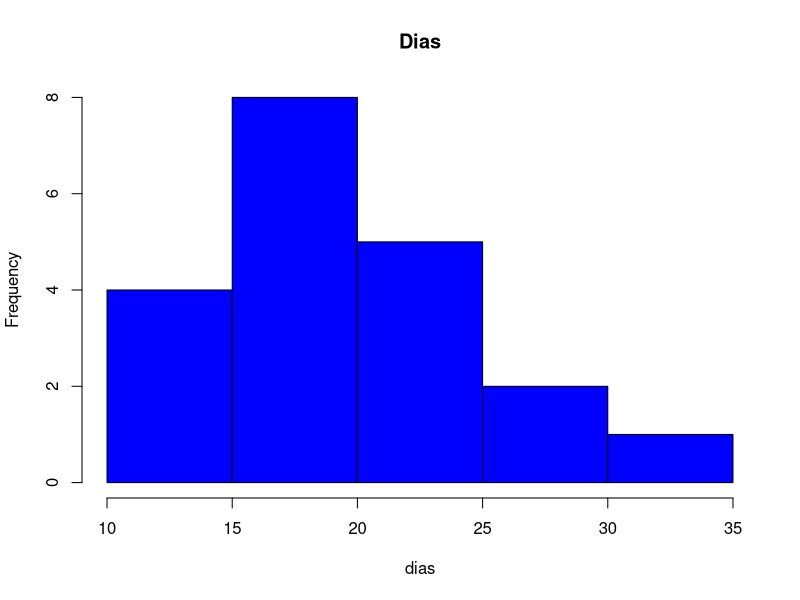

R code for this plot: (Note: this script raises an error after producing the figure.)
#Tarea 1, Estadistica Descriptiva

setwd("C:/Users/danie/Favorites/Programacion/R")

"Ejercicio 1"

dias <- c(11, 12, 13, 14,
          16, 16, 17, 17, 18, 18, 19, 19,
          21, 22, 23, 23, 24,
          27, 29,
          33)

histo = hist(dias, main = "Dias", col = "blue", breaks = 5)
polygon.freq(histo, frequency = 1)
ogive.freq(histo, x="Dias", y="Frecuencias Acum.")


"Ejercico 2"

ventas <- c(2158, 265, 310, 546, 1872, 506, 1253, 950, 1078,
            1084, 501, 668, 1687, 1046, 1624, 1897, 2030, 1602,
            4254, 4651, 4110, 4986, 4681, 5771, 955, 1537, 322,
            30, 1360, 806, 1120, 1106, 996, 619, 634, 1001,
            1311, 1918, 1416, 1895, 1415, 1678, 5587, 5701, 6196,
            6228, 4186, 5757, 138, 120, 934, 2352, 1050, 373,
            829, 1179, 736, 1113, 872, 447, 1236, 2033, 1053,
            1777, 1586, 2302, 5514, 6092, 5478, 6174, 4866, 5031)




#Tendencia Central
media <- mean(ventas)
mediana <- median(ventas)
#Dispersion
varianza <- var(ventas)
desviacion <- sqrt(varianza)
rango <- c("Minimo" = min(ventas), "Max" = max(ventas))


MTC <- c("Media" = media, "Mediana" = mediana)
MTC
MD <- c("Varianza" = varianza, "Desviacion" = desviacion)
MD
rango

"Ejercicio 5"

muestra <- c(6881,  7873,  1158, 735)

media2 <- mean(muestra)
median2 <- median(muestra)
mode <- mfv(muestra)

Datos_Muestra <- c("Media" = media2, "Mediana" = median2, "Moda" = mode)
Datos_Muestra

"Ejercicio 6"

tiempos <- c(2, 5, 10, 12, 4, 4, 5, 17, 11, 8, 9, 8, 12, 21, 6, 8, 7, 13, 18, 3)

TiempoEspera <- as.data.frame(table( tiempos = factor(cut(tiempos, breaks=5))))
TiempoEspera

